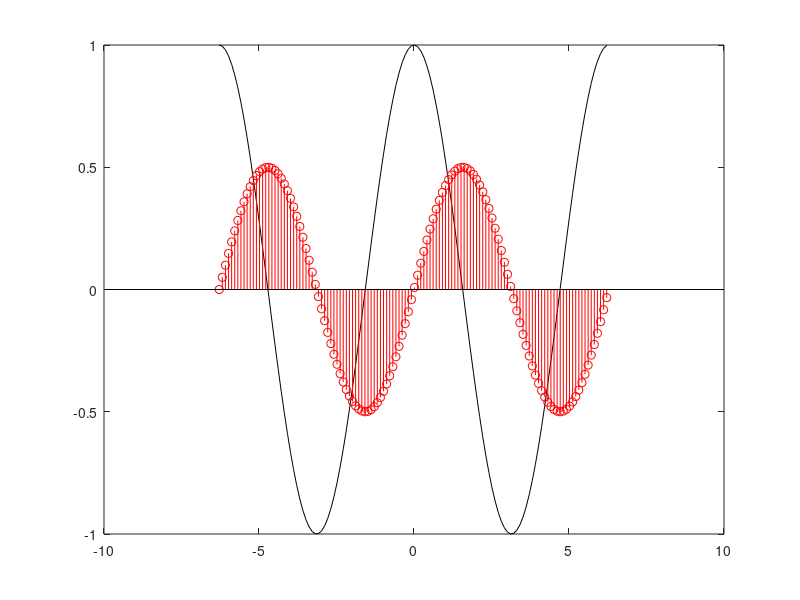
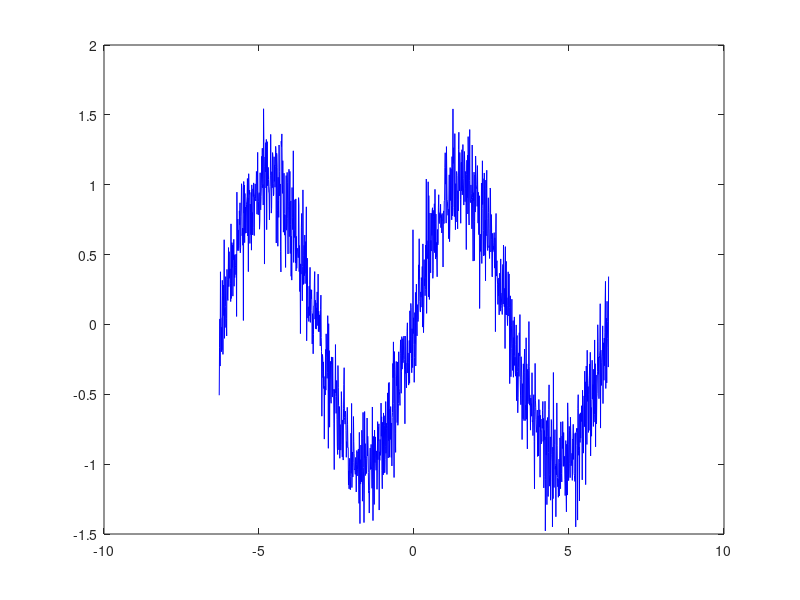

Write MATLAB code to recreate these figures, in order.
x=-2*pi:0.1:2*pi;
y=cos(x);
z=0.5*sin(x);
plot(x,y, 'k'); hold on;
stem(x,z, 'r');

figure;
x=-2*pi:0.01:2*pi;
y=sin(x);
y=y+0.2*randn(size(x));
plot(x,y, 'b');